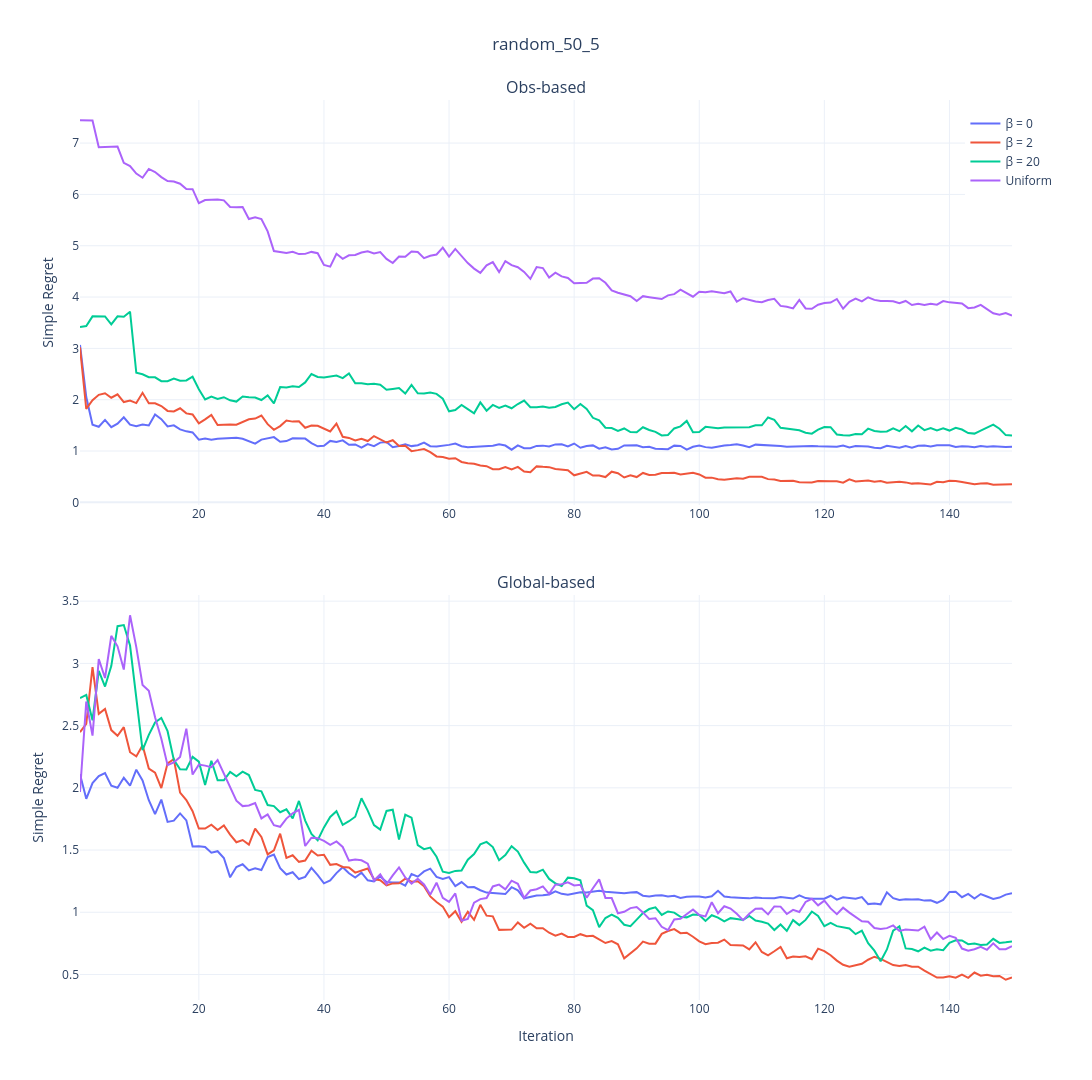

Notebook code for this chart:
### Code cell
import pandas as pd
import plotly.graph_objects as go
import plotly.express as px
from plotly.subplots import make_subplots
import os
import plotly.io as pio
data = "data4"
if data=="data1":
    text = "group"
else:
    text = "random"
# ---------- 配置 ----------
data_folder = os.path.join('Data', data) # 根据你的data变量自动设置

# 新旧算法文件列表（假设curve_names相同）
old_files = ['50_5_0_pre.csv', '50_5_2_pre.csv', '50_5_20_pre.csv', '50_5_Uni_pre.csv']
new_files = ['50_5_0_post.csv', '50_5_2_post.csv', '50_5_20_post.csv', '50_5_Uni_post.csv']
curve_names = ['β = 0', 'β = 2', 'β = 20', 'Uniform']  # 共用名称
colors = px.colors.qualitative.Plotly[:4]  # 统一颜色

# ---------- 数据加载函数 ----------
def load_data(files):
    df_all = pd.DataFrame()
    for file, name in zip(files, curve_names):
        df = pd.read_csv(os.path.join(data_folder, file), index_col='Repetition')
        mean = df.mean(axis=0)
        temp_df = pd.DataFrame({
            'Iter': range(1, 151),
            'Value': mean.values,
            'Condition': name
        })
        df_all = pd.concat([df_all, temp_df])
    return df_all

# 加载新旧算法数据
old_data = load_data(old_files)
new_data = load_data(new_files)

# ---------- 绘图 ----------
fig = make_subplots(
    rows=2, cols=1,
    subplot_titles=("Obs-based", "Global-based"),
    vertical_spacing=0.1
)

# 绘制原始算法（第一子图）
for i, name in enumerate(curve_names):
    df = old_data[old_data['Condition'] == name]
    fig.add_trace(
        go.Scatter(
            x=df['Iter'], y=df['Value'],
            name=name, line=dict(color=colors[i]),
            showlegend=True,
            hovertemplate="Iter: %{x}<br>Value: %{y:.4f}<br>Condition: %{meta[0]}<extra></extra>",
            meta=[name]
        ),
        row=1, col=1
    )

# 绘制新算法（第二子图）
for i, name in enumerate(curve_names):
    df = new_data[new_data['Condition'] == name]
    fig.add_trace(
        go.Scatter(
            x=df['Iter'], y=df['Value'],
            name=name, line=dict(color=colors[i]),
            showlegend=False,  # 避免图例重复
            hovertemplate="Iter: %{x}<br>Value: %{y:.4f}<br>Condition: %{meta[0]}<extra></extra>",
            meta=[name]
        ),
        row=2, col=1
    )

# ---------- 更新布局 ----------
fig.update_layout(
    title_text=f"{text}_50_5",
    title_x=0.5,
    height=1080,                    
    width=1920, 
    template='plotly_white',
    legend=dict(yanchor="top", y=0.99, xanchor="left", x=0.95)
)

# 统一Y轴标签
fig.update_yaxes(title_text="Simple Regret", row=1, col=1)
fig.update_yaxes(title_text="Simple Regret", row=2, col=1)
fig.update_xaxes(title_text="Iteration", row=2, col=1)

fig.show()
pio.write_html(fig, '50_5_simple.html')

### Figure 1 — Plotly figure (JSON) as saved in the notebook; plotly's stock layout.template omitted (floating-point values rounded to 4 significant figures; data arrays with more than 128 entries replaced by an {"elided": "..."} marker saying what was removed)
{"data": [{"hovertemplate": "Iter: %{x}<br>Value: %{y:.4f}<br>Condition: %{meta[0]}<extra></extra>", "line": {"color": "#636EFA"}, "meta": ["β = 0"], "name": "β = 0", "showlegend": true, "type": "scatter", "x": {"elided": "150 int values"}, "xaxis": "x", "y": {"elided": "150 float values"}, "yaxis": "y"}, {"hovertemplate": "Iter: %{x}<br>Value: %{y:.4f}<br>Condition: %{meta[0]}<extra></extra>", "line": {"color": "#EF553B"}, "meta": ["β = 2"], "name": "β = 2", "showlegend": true, "type": "scatter", "x": {"elided": "150 int values"}, "xaxis": "x", "y": {"elided": "150 float values"}, "yaxis": "y"}, {"hovertemplate": "Iter: %{x}<br>Value: %{y:.4f}<br>Condition: %{meta[0]}<extra></extra>", "line": {"color": "#00CC96"}, "meta": ["β = 20"], "name": "β = 20", "showlegend": true, "type": "scatter", "x": {"elided": "150 int values"}, "xaxis": "x", "y": {"elided": "150 float values"}, "yaxis": "y"}, {"hovertemplate": "Iter: %{x}<br>Value: %{y:.4f}<br>Condition: %{meta[0]}<extra></extra>", "line": {"color": "#AB63FA"}, "meta": ["Uniform"], "name": "Uniform", "showlegend": true, "type": "scatter", "x": {"elided": "150 int values"}, "xaxis": "x", "y": {"elided": "150 float values"}, "yaxis": "y"}, {"hovertemplate": "Iter: %{x}<br>Value: %{y:.4f}<br>Condition: %{meta[0]}<extra></extra>", "line": {"color": "#636EFA"}, "meta": ["β = 0"], "name": "β = 0", "showlegend": false, "type": "scatter", "x": {"elided": "150 int values"}, "xaxis": "x2", "y": {"elided": "150 float values"}, "yaxis": "y2"}, {"hovertemplate": "Iter: %{x}<br>Value: %{y:.4f}<br>Condition: %{meta[0]}<extra></extra>", "line": {"color": "#EF553B"}, "meta": ["β = 2"], "name": "β = 2", "showlegend": false, "type": "scatter", "x": {"elided": "150 int values"}, "xaxis": "x2", "y": {"elided": "150 float values"}, "yaxis": "y2"}, {"hovertemplate": "Iter: %{x}<br>Value: %{y:.4f}<br>Condition: %{meta[0]}<extra></extra>", "line": {"color": "#00CC96"}, "meta": ["β = 20"], "name": "β = 20", "showlegend": false, "type": "scatter", "x": {"elided": "150 int values"}, "xaxis": "x2", "y": {"elided": "150 float values"}, "yaxis": "y2"}, {"hovertemplate": "Iter: %{x}<br>Value: %{y:.4f}<br>Condition: %{meta[0]}<extra></extra>", "line": {"color": "#AB63FA"}, "meta": ["Uniform"], "name": "Uniform", "showlegend": false, "type": "scatter", "x": {"elided": "150 int values"}, "xaxis": "x2", "y": {"elided": "150 float values"}, "yaxis": "y2"}], "layout": {"annotations": [{"font": {"size": 16}, "showarrow": false, "text": "Obs-based", "x": 0.5, "xanchor": "center", "xref": "paper", "y": 1, "yanchor": "bottom", "yref": "paper"}, {"font": {"size": 16}, "showarrow": false, "text": "Global-based", "x": 0.5, "xanchor": "center", "xref": "paper", "y": 0.45, "yanchor": "bottom", "yref": "paper"}], "height": 1080, "legend": {"x": 0.95, "xanchor": "left", "y": 0.99, "yanchor": "top"}, "title": {"text": "random_50_5", "x": 0.5}, "width": 1920, "xaxis": {"anchor": "y", "domain": [0, 1]}, "xaxis2": {"anchor": "y2", "domain": [0, 1], "title": {"text": "Iteration"}}, "yaxis": {"anchor": "x", "domain": [0.55, 1], "title": {"text": "Simple Regret"}}, "yaxis2": {"anchor": "x2", "domain": [0, 0.45], "title": {"text": "Simple Regret"}}}}
